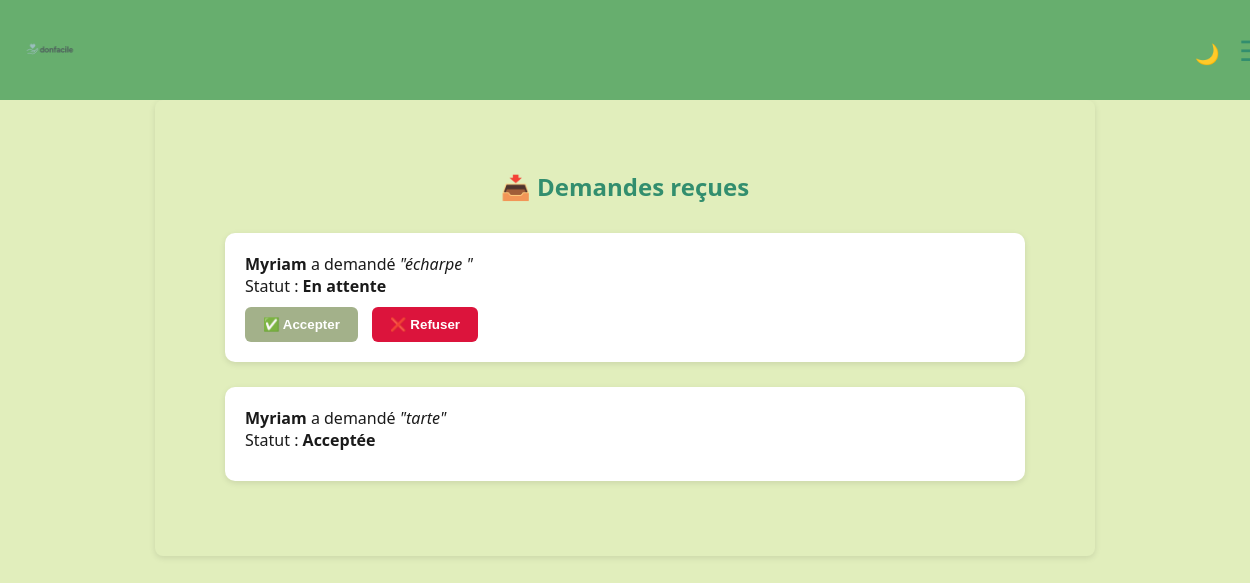
Before: /demandes_reçues (signed in) with the older database file.
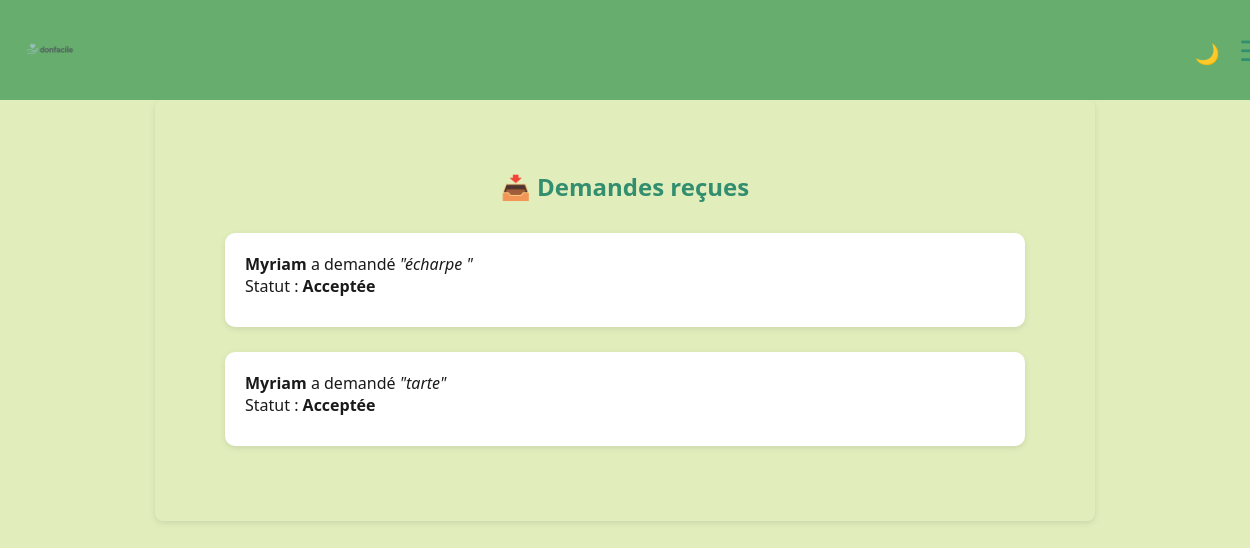
After: the same page with the newer database file.
### tables this page shows
CREATE TABLE requests (
                id INTEGER PRIMARY KEY AUTOINCREMENT,
                donation_id INTEGER NOT NULL,
                user_id INTEGER NOT NULL,
                status TEXT DEFAULT 'en attente',
                requested_at TIMESTAMP DEFAULT CURRENT_TIMESTAMP,
                FOREIGN KEY (donation_id) REFERENCES donations(id),
                FOREIGN KEY (user_id) REFERENCES users(id)
            );

CREATE TABLE users (
                    id INTEGER PRIMARY KEY AUTOINCREMENT,
                    name TEXT NOT NULL,
                    email TEXT UNIQUE NOT NULL,
                    password TEXT NOT NULL
                , profile_pic TEXT);

CREATE TABLE donations (
                    id INTEGER PRIMARY KEY AUTOINCREMENT,
                    user_id INTEGER NOT NULL,
                    title TEXT NOT NULL,
                    description TEXT,
                    category TEXT,
                    location TEXT,
                    created_at TIMESTAMP DEFAULT CURRENT_TIMESTAMP, image TEXT, latitude REAL, longitude REAL,
                    FOREIGN KEY (user_id) REFERENCES users(id)
                );

### app.py (the view)
@app.route('/demandes_reçues')
def demandes_recues():
    if 'user_id' not in session:
        return redirect(url_for('login'))
    user_id = session['user_id']
    conn = sqlite3.connect('database.db')
    c = conn.cursor()
    c.execute('''
        SELECT requests.id, users.name, donations.title, requests.status
        FROM requests
        JOIN users ON requests.user_id = users.id
        JOIN donations ON requests.donation_id = donations.id
        WHERE donations.user_id = ?
        ORDER BY requests.requested_at DESC
    ''', (user_id,))
    demandes = c.fetchall()
    conn.close()
    return render_template('demandes_recues.html', demandes=demandes)

### app.py (called while the page is built)
@app.context_processor
def inject_unread_count():
    if 'user_id' in session:
        conn = sqlite3.connect('database.db')
        c = conn.cursor()
        c.execute('SELECT COUNT(*) FROM messages WHERE receiver_id = ? AND is_read = 0', (session['user_id'],))
        count = c.fetchone()[0]
        conn.close()
        return {'unread_count': count}
    return {'unread_count': 0}

### templates/demandes_recues.html
{% extends 'base.html' %}
{% block content %}
<div style="max-width: 800px; margin: auto; padding: 30px 20px;" class="fade-in">
    <h2 style="text-align: center; color: var(--vert-fonce); margin-bottom: 30px;">📥 Demandes reçues</h2>
    {% if demandes %}
        <ul style="list-style-type: none; padding: 0;">
            {% for demande in demandes %}
                {% set couleur_statut =
                    'orange' if demande[3] == 'en attente'
                    else 'green' if demande[3] == 'acceptée'
                    else 'crimson'
                %}
                <li style="margin-bottom: 25px; background: var(--blanc); padding: 20px; border-radius: 10px; box-shadow: 0 2px 6px rgba(0,0,0,0.1);">
                    <p style="margin: 0 0 10px;">
                        <strong style="color: var(--texte);">{{ demande[1] }}</strong>
                        a demandé <em>"{{ demande[2] }}"</em><br>
                        Statut :
                        <span style="font-weight: bold; color: (couleur_statut );">
                            {{ demande[3] | capitalize }}
                        </span>
                    </p>
                    {% if demande[3] == 'en attente' %}
                        <form method="post" action="{{ url_for('traiter_demande', demande_id=demande[0], action='accepter') }}" style="display: inline;">
                            <button type="submit" class="btn-custom" style="margin-right: 10px;">✅ Accepter</button>
                        </form>
                        <form method="post" action="{{ url_for('traiter_demande', demande_id=demande[0], action='refuser') }}" style="display: inline;">
                            <button type="submit" class="btn-custom" style="background-color: crimson;">❌ Refuser</button>
                        </form>
                    {% endif %}
                </li>
            {% endfor %}
        </ul>
    {% else %}
        <p style="text-align: center; color: #555;">Aucune demande reçue pour l’instant.</p>
    {% endif %}
</div>
{% endblock %}

Changed rows visible on the page:
changed requests "écharpe": status "En attente" → "Acceptée"; no longer shows "✅ Accepter ❌ Refuser"
